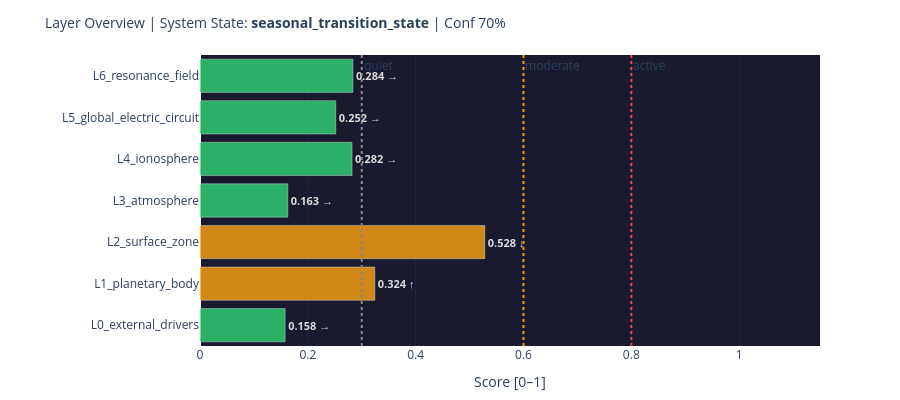

Here is the notebook cell this chart was saved with:
### Markdown cell above
---
## 7.visualizations

### Code cell
# ============================================================
# LAYER OVERVIEW: Score, Trend, Confidence
# ============================================================
names = list(normalized.keys())
scores = [st['score'] if st['score'] is not None else 0 for st in normalized.values()]

trend_arrows = []
for n in names:
    t = trends.get(n, {}).get('trend', 'unknown')
    trend_arrows.append({'rising':'↑','falling':'↓','stable':'→','unknown':'?'}[t])

score_colors = ['#2ecc71' if s < 0.3 else '#f39c12' if s < 0.6 else '#e74c3c' if s < 0.8 else '#c0392b'
                for s in scores]

fig = go.Figure()
fig.add_trace(go.Bar(
    x=scores, y=names, orientation='h',
    marker_color=score_colors, opacity=0.85,
    text=[f'<b>{s:.3f}</b> {a}' for s, a in zip(scores, trend_arrows)],
    textposition='outside',
    textfont=dict(color='white', size=11)
))

fig.add_vline(x=0.3, line_dash='dot', line_color='#888780', annotation_text='quiet')
fig.add_vline(x=0.6, line_dash='dot', line_color='#f39c12', annotation_text='moderate')
fig.add_vline(x=0.8, line_dash='dot', line_color='#e74c3c', annotation_text='active')

fig.update_layout(
    title=dict(text=f'Layer Overview | System State: <b>{system_state}</b> | Conf {state_confidence:.0%}',
               font=dict(size=14)),
    xaxis=dict(title='Score [0–1]', range=[0, 1.15], gridcolor='#222244'),
    height=400, plot_bgcolor='#1a1a2e', paper_bgcolor='rgba(0,0,0,0)',
    margin=dict(l=200, r=80, t=55, b=40), showlegend=False
)
fig.show()

### Figure 1 — Plotly figure (JSON) as saved in the notebook; plotly's stock layout.template omitted (floating-point values rounded to 4 significant figures)
{"data": [{"marker": {"color": ["#2ecc71", "#f39c12", "#f39c12", "#2ecc71", "#2ecc71", "#2ecc71", "#2ecc71"]}, "opacity": 0.85, "orientation": "h", "text": ["<b>0.158</b> →", "<b>0.324</b> ↑", "<b>0.528</b> ↓", "<b>0.163</b> →", "<b>0.282</b> →", "<b>0.252</b> →", "<b>0.284</b> →"], "textfont": {"color": "white", "size": 11}, "textposition": "outside", "type": "bar", "x": [0.1579, 0.3243, 0.5283, 0.1628, 0.282, 0.2518, 0.2837], "y": ["L0_external_drivers", "L1_planetary_body", "L2_surface_zone", "L3_atmosphere", "L4_ionosphere", "L5_global_electric_circuit", "L6_resonance_field"]}], "layout": {"annotations": [{"showarrow": false, "text": "quiet", "x": 0.3, "xanchor": "left", "xref": "x", "y": 1, "yanchor": "top", "yref": "y domain"}, {"showarrow": false, "text": "moderate", "x": 0.6, "xanchor": "left", "xref": "x", "y": 1, "yanchor": "top", "yref": "y domain"}, {"showarrow": false, "text": "active", "x": 0.8, "xanchor": "left", "xref": "x", "y": 1, "yanchor": "top", "yref": "y domain"}], "height": 400, "margin": {"b": 40, "l": 200, "r": 80, "t": 55}, "paper_bgcolor": "rgba(0,0,0,0)", "plot_bgcolor": "#1a1a2e", "shapes": [{"line": {"color": "#888780", "dash": "dot"}, "type": "line", "x0": 0.3, "x1": 0.3, "xref": "x", "y0": 0, "y1": 1, "yref": "y domain"}, {"line": {"color": "#f39c12", "dash": "dot"}, "type": "line", "x0": 0.6, "x1": 0.6, "xref": "x", "y0": 0, "y1": 1, "yref": "y domain"}, {"line": {"color": "#e74c3c", "dash": "dot"}, "type": "line", "x0": 0.8, "x1": 0.8, "xref": "x", "y0": 0, "y1": 1, "yref": "y domain"}], "showlegend": false, "title": {"font": {"size": 14}, "text": "Layer Overview | System State: <b>seasonal_transition_state</b> | Conf 70%"}, "xaxis": {"gridcolor": "#222244", "range": [0, 1.15], "title": {"text": "Score [0–1]"}}}}
